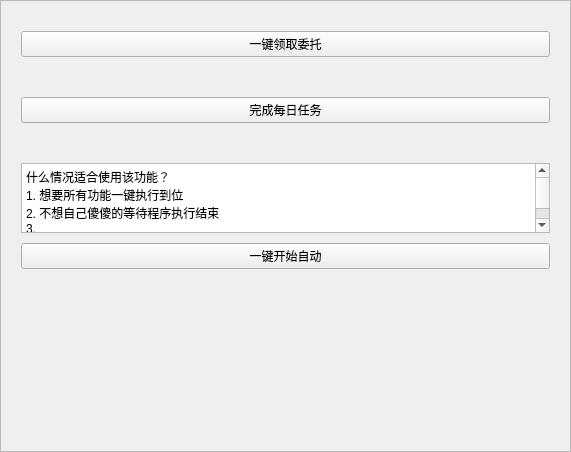
<?xml version="1.0" encoding="UTF-8"?>
<ui version="4.0">
 <class>Form</class>
 <widget class="QWidget" name="Form">
  <property name="geometry">
   <rect>
    <x>0</x>
    <y>0</y>
    <width>571</width>
    <height>452</height>
   </rect>
  </property>
  <property name="windowTitle">
   <string>Form</string>
  </property>
  <layout class="QHBoxLayout" name="horizontalLayout_2">
   <property name="spacing">
    <number>0</number>
   </property>
   <property name="leftMargin">
    <number>0</number>
   </property>
   <property name="topMargin">
    <number>0</number>
   </property>
   <property name="rightMargin">
    <number>0</number>
   </property>
   <property name="bottomMargin">
    <number>0</number>
   </property>
   <item>
    <widget class="SmoothScrollArea" name="scrollArea">
     <property name="widgetResizable">
      <bool>true</bool>
     </property>
     <widget class="QWidget" name="scrollAreaWidget">
      <property name="geometry">
       <rect>
        <x>0</x>
        <y>0</y>
        <width>569</width>
        <height>450</height>
       </rect>
      </property>
      <layout class="QVBoxLayout" name="verticalLayout">
       <property name="spacing">
        <number>20</number>
       </property>
       <property name="leftMargin">
        <number>10</number>
       </property>
       <property name="topMargin">
        <number>20</number>
       </property>
       <property name="rightMargin">
        <number>10</number>
       </property>
       <property name="bottomMargin">
        <number>20</number>
       </property>
       <item>
        <widget class="Card" name="commissionCard" native="true">
         <layout class="QHBoxLayout" name="horizontalLayout">
          <property name="spacing">
           <number>0</number>
          </property>
          <property name="leftMargin">
           <number>10</number>
          </property>
          <property name="topMargin">
           <number>10</number>
          </property>
          <property name="rightMargin">
           <number>10</number>
          </property>
          <property name="bottomMargin">
           <number>10</number>
          </property>
          <item>
           <widget class="PushButton" name="commissionButton">
            <property name="text">
             <string>一键领取委托</string>
            </property>
           </widget>
          </item>
         </layout>
        </widget>
       </item>
       <item>
        <widget class="Card" name="mandateCard" native="true">
         <layout class="QHBoxLayout" name="horizontalLayout_3">
          <property name="spacing">
           <number>0</number>
          </property>
          <property name="leftMargin">
           <number>10</number>
          </property>
          <property name="topMargin">
           <number>10</number>
          </property>
          <property name="rightMargin">
           <number>10</number>
          </property>
          <property name="bottomMargin">
           <number>10</number>
          </property>
          <item>
           <widget class="PushButton" name="mandateButton">
            <property name="text">
             <string>完成每日任务</string>
            </property>
           </widget>
          </item>
         </layout>
        </widget>
       </item>
       <item>
        <widget class="Card" name="widget" native="true">
         <layout class="QVBoxLayout" name="verticalLayout_2">
          <property name="spacing">
           <number>10</number>
          </property>
          <property name="leftMargin">
           <number>10</number>
          </property>
          <property name="topMargin">
           <number>10</number>
          </property>
          <property name="rightMargin">
           <number>10</number>
          </property>
          <property name="bottomMargin">
           <number>10</number>
          </property>
          <item>
           <widget class="PlainTextEdit" name="autoPlainTextEdit">
            <property name="plainText">
             <string>什么情况适合使用该功能？
1. 想要所有功能一键执行到位
2. 不想自己傻傻的等待程序执行结束
3. </string>
            </property>
           </widget>
          </item>
          <item>
           <widget class="PushButton" name="autoButton">
            <property name="text">
             <string>一键开始自动</string>
            </property>
           </widget>
          </item>
         </layout>
        </widget>
       </item>
       <item>
        <spacer name="verticalSpacer">
         <property name="orientation">
          <enum>Qt::Vertical</enum>
         </property>
         <property name="sizeHint" stdset="0">
          <size>
           <width>20</width>
           <height>303</height>
          </size>
         </property>
        </spacer>
       </item>
      </layout>
     </widget>
    </widget>
   </item>
  </layout>
 </widget>
 <customwidgets>
  <customwidget>
   <class>PushButton</class>
   <extends>QPushButton</extends>
   <header>qfluentwidgets</header>
  </customwidget>
  <customwidget>
   <class>SmoothScrollArea</class>
   <extends>QScrollArea</extends>
   <header>qfluentwidgets</header>
   <container>1</container>
  </customwidget>
  <customwidget>
   <class>PlainTextEdit</class>
   <extends>QPlainTextEdit</extends>
   <header>qfluentwidgets</header>
  </customwidget>
  <customwidget>
   <class>Card</class>
   <extends>QWidget</extends>
   <header>..card</header>
   <container>1</container>
  </customwidget>
 </customwidgets>
 <resources/>
 <connections/>
</ui>
